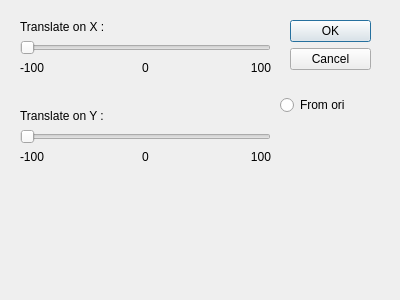
<?xml version="1.0" encoding="UTF-8"?>
<ui version="4.0">
 <class>Translate_dialog</class>
 <widget class="QDialog" name="Translate_dialog">
  <property name="geometry">
   <rect>
    <x>0</x>
    <y>0</y>
    <width>400</width>
    <height>300</height>
   </rect>
  </property>
  <property name="windowTitle">
   <string>Dialog</string>
  </property>
  <widget class="QDialogButtonBox" name="buttonBox">
   <property name="geometry">
    <rect>
     <x>290</x>
     <y>20</y>
     <width>81</width>
     <height>241</height>
    </rect>
   </property>
   <property name="orientation">
    <enum>Qt::Vertical</enum>
   </property>
   <property name="standardButtons">
    <set>QDialogButtonBox::Cancel|QDialogButtonBox::Ok</set>
   </property>
  </widget>
  <widget class="QWidget" name="verticalLayoutWidget">
   <property name="geometry">
    <rect>
     <x>20</x>
     <y>20</y>
     <width>251</width>
     <height>144</height>
    </rect>
   </property>
   <layout class="QVBoxLayout" name="verticalLayout">
    <item>
     <widget class="QLabel" name="label">
      <property name="text">
       <string>Translate on X :</string>
      </property>
     </widget>
    </item>
    <item>
     <widget class="QSlider" name="x_slider">
      <property name="orientation">
       <enum>Qt::Horizontal</enum>
      </property>
     </widget>
    </item>
    <item>
     <layout class="QHBoxLayout" name="horizontalLayout">
      <item>
       <widget class="QLabel" name="x_min">
        <property name="text">
         <string>-100</string>
        </property>
       </widget>
      </item>
      <item>
       <widget class="QLabel" name="x_val">
        <property name="text">
         <string>0</string>
        </property>
        <property name="alignment">
         <set>Qt::AlignCenter</set>
        </property>
       </widget>
      </item>
      <item>
       <widget class="QLabel" name="x_max">
        <property name="text">
         <string>100</string>
        </property>
        <property name="alignment">
         <set>Qt::AlignRight|Qt::AlignTrailing|Qt::AlignVCenter</set>
        </property>
       </widget>
      </item>
     </layout>
    </item>
    <item>
     <spacer name="verticalSpacer">
      <property name="orientation">
       <enum>Qt::Vertical</enum>
      </property>
      <property name="sizeHint" stdset="0">
       <size>
        <width>246</width>
        <height>28</height>
       </size>
      </property>
     </spacer>
    </item>
    <item>
     <widget class="QLabel" name="label_2">
      <property name="text">
       <string>Translate on Y :</string>
      </property>
     </widget>
    </item>
    <item>
     <widget class="QSlider" name="y_slider">
      <property name="orientation">
       <enum>Qt::Horizontal</enum>
      </property>
     </widget>
    </item>
    <item>
     <layout class="QHBoxLayout" name="horizontalLayout_2">
      <item>
       <widget class="QLabel" name="y_min">
        <property name="text">
         <string>-100</string>
        </property>
       </widget>
      </item>
      <item>
       <widget class="QLabel" name="y_val">
        <property name="text">
         <string>0</string>
        </property>
        <property name="alignment">
         <set>Qt::AlignCenter</set>
        </property>
       </widget>
      </item>
      <item>
       <widget class="QLabel" name="y_max">
        <property name="text">
         <string>100</string>
        </property>
        <property name="alignment">
         <set>Qt::AlignRight|Qt::AlignTrailing|Qt::AlignVCenter</set>
        </property>
       </widget>
      </item>
     </layout>
    </item>
   </layout>
  </widget>
  <widget class="QWidget" name="horizontalLayoutWidget_3">
   <property name="geometry">
    <rect>
     <x>280</x>
     <y>90</y>
     <width>114</width>
     <height>31</height>
    </rect>
   </property>
   <layout class="QHBoxLayout" name="horizontalLayout_3">
    <item>
     <widget class="QRadioButton" name="from_ori">
      <property name="text">
       <string>From ori</string>
      </property>
     </widget>
    </item>
   </layout>
  </widget>
 </widget>
 <resources/>
 <connections>
  <connection>
   <sender>buttonBox</sender>
   <signal>accepted()</signal>
   <receiver>Translate_dialog</receiver>
   <slot>accept()</slot>
   <hints>
    <hint type="sourcelabel">
     <x>248</x>
     <y>254</y>
    </hint>
    <hint type="destinationlabel">
     <x>157</x>
     <y>274</y>
    </hint>
   </hints>
  </connection>
  <connection>
   <sender>buttonBox</sender>
   <signal>rejected()</signal>
   <receiver>Translate_dialog</receiver>
   <slot>reject()</slot>
   <hints>
    <hint type="sourcelabel">
     <x>316</x>
     <y>260</y>
    </hint>
    <hint type="destinationlabel">
     <x>286</x>
     <y>274</y>
    </hint>
   </hints>
  </connection>
 </connections>
</ui>
